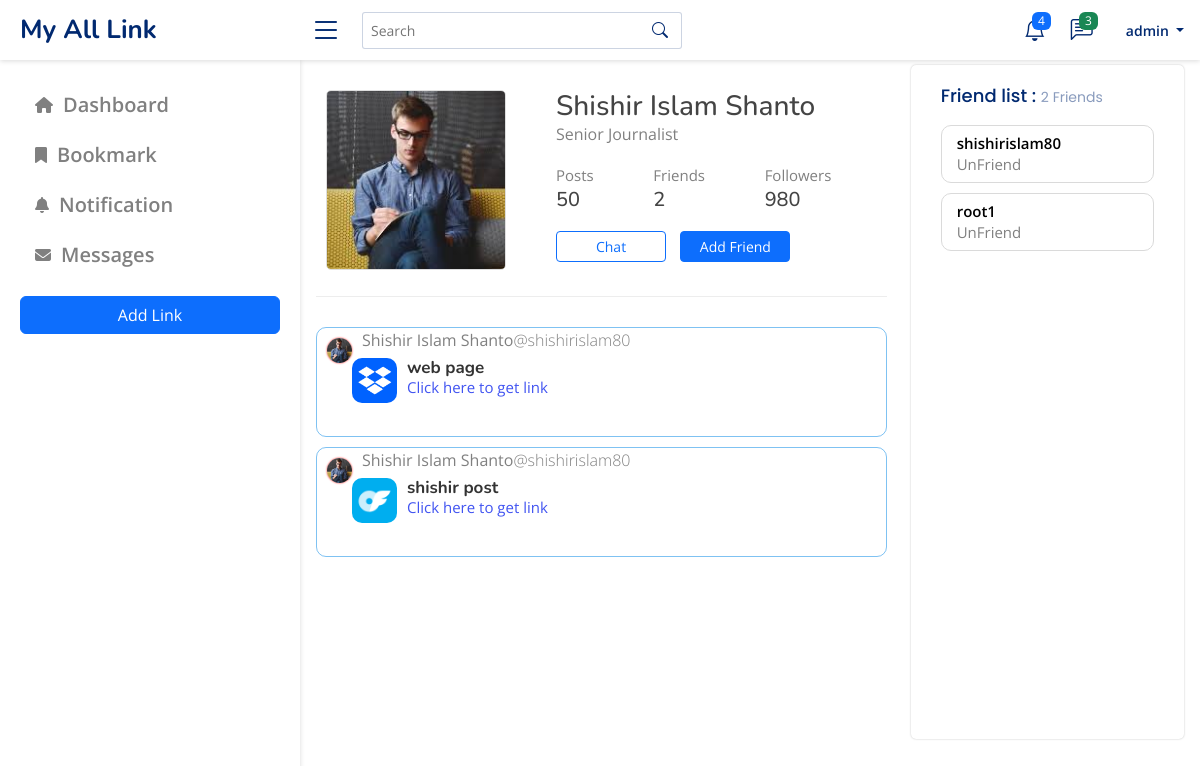
The page /feed/profile/13 (signed in) on the database its author committed.
### login/models.py (models this page shows)
class Profile(models.Model):
    user = models.OneToOneField(User, on_delete=models.CASCADE)
    friends = models.ManyToManyField(User, related_name='Friends', blank=True)
    avatar = models.ImageField(upload_to='profilePicture', blank=True)

### core/models.py (models this page shows)
class Linksmedia(models.Model):
    user = models.ForeignKey(User, on_delete=models.CASCADE, null=True)
    weblink = (
        ('Web Link', 'Web Link'),
        ('Facebook', 'Facebook'),
        ('Youtube', 'Youtube'),
        ('Twitter', 'Twitter'),
        ('Instagram', 'Instagram'),
        ('Linkedin', 'Linkedin'),
        ('Tik Tok', 'Tik Tok'),
        ('DropBox', 'DropBox'),
        ('Pinterest', 'Pinterest'),
        ('NGL', 'NGL'),
        ('Discord', 'Discord'),
        ('OnlyFans', 'OnlyFans'),
    )
    title = models.CharField(max_length=500)
    url = models.CharField(max_length=500, blank=True, null=True)
    icon = models.CharField(
        max_length=50, choices=weblink, default='Web Link')
    image = models.ImageField(upload_to="images/")
    profile = models.ForeignKey(Profile, on_delete=models.CASCADE, null=True)

### core/views.py (the view, shortened to what this page needs)
# urls.py: path('profile/<int:id>', profilepage, name="profilepage"),
def profilepage(request, id):
    if request.user.is_authenticated:
        check_profrile = Profile.objects.filter(user=request.user).exists()
        user_profile = Profile.objects.get(id=id)
        if check_profrile:
            profile = Profile.objects.get(user=request.user)
            friends = profile.friends.all()
            search_profile_post = Linksmedia.objects.filter(
                user=user_profile.user)
            context = {
                'links': LinksmediaForm,
                'posts': search_profile_post,
                'profile': profile,
                'friend_list': friends,
                'user_profile': user_profile,
            }
            return render(request, 'home/profile.html', context)
    else:
        return redirect('/')

### core/templates/home/profile.html (shortened to what this page needs)
{% extends "base/base.html" %}
{% block nav_name %} {{profile.user}} {% endblock nav_name %}
{% block body %}
<main id="main" class="main">
    <div class="container p-3">
        <div class="row">
            <div class="col-lg-8 col-sm-12">
                <div class="content_wrap">
                    <div class="profile_card d-flex align-content-center">
                        <div class="profile_picture">
                            <img src="{{user_profile.avatar.url}}" alt="">
                        </div>
                        <div class="profile_content">
                            <div class="header_">
                                <h3>{{user_profile.user.first_name}} {{user_profile.user.last_name}}</h3>
                                <p>Senior Journalist</p>
                            </div>
                            <div class="middel d-flex justify-content-between">
                                <div class="post">
                                    <p>Posts</p>
                                    <h5>50</h5>
                                </div>
                                <div class="friend_count">
                                    <p>Friends</p>
                                    <h5>{{user_profile.friends.count}}</h5>
                                </div>
                                <div class="follower_count">
                                    <p>Followers</p>
                                    <h5>980</h5>
                                </div>
                            </div>
                            <div class="bottom">
                                <a href="" class="btn btn-sm btn-outline-primary">Chat</a>
                                <a href="" class="btn btn-sm btn-primary">Add Friend</a>
                            </div>
                        </div>
                    </div>
                    <hr style="color:#b9b9b9;margin-bottom: 30px;">
                    {% if posts|length > 0 %}
                    {% for post in posts %}
                    <div class="content_card">
                        <div class="header_">
                            <div class="left_">
                                <div class="img_box">
                                    <img src="{{user_profile.avatar.url}}" alt="">
                                </div>
                                <div class="username">
                                    <p> {{user_profile.user.first_name}}
                                        {{user_profile.user.last_name}}<span>@{{user_profile.user}}</span></p>
                                </div>
                            </div>
                        </div>
                        <abbr title="{{post.url}}">
                            <div class="body d-flex">
                                <div class="icon">
                                    <img src="{{post.image.url}}" alt="{{post.image.url}}">
                                </div>
                                <div class="content_">
                                    <a href="{{post.url}}" target="_shishir">
                                        <div class="title_">
                                            <h5> {{post.title}} </h5>
                                        </div>
                                        <div class="link_">
                                            <a href="{{post.url}}" target="_shishir">
                                                Click here to get link
                                            </a>
                                        </div>
                                    </a>
                                </div>
                            </div>
                        </abbr>
                    </div>
                    {% endfor %}
                    {% else %}
                    <p class="text-center">Data empty... please add link.</p>
                    {% endif %}
                </div>
            </div>
            <div class="col-lg-4 col-sm-12 d-none d-lg-block">
                <div class="card">
                    <h5 class="card-title text-left">Friend list : <span> {{profile.friends.count}} Friends</span></h5>
                    <div class="card-body">
                        {% for friend in friend_list %}
                        <div class="follower d-flex">
                            <div class="follower_info">
                                <a href="">
                                    <p>{{friend}}</p>
                                </a>
                                <a href="friend/{{profile.id}}/{{username}}" class="btn_">UnFriend</a>
                            </div>
                        </div>
                        {% endfor %}
                    </div>
                </div>
            </div>
        </div>
    </div>
</main>
{% endblock body %}

### templates/base/base.html (shortened to what this page needs)
<!DOCTYPE html>
{% load static %}
<html lang="en">
<head>
  <link href="{% static 'base/assets/vendor/bootstrap/css/bootstrap.min.css' %}" rel="stylesheet">
  <link href="{% static 'base/assets/vendor/bootstrap-icons/bootstrap-icons.css' %}" rel="stylesheet">
  <link href="{% static 'base/assets/vendor/boxicons/css/boxicons.min.css' %}" rel="stylesheet">
  <link href="{% static 'base/assets/css/style.css' %}" rel="stylesheet">
  <link href="{% static 'base/assets/css/index.css' %}" rel="stylesheet">
</head>
<body>
  <header id="header" class="header fixed-top d-flex align-items-center">
    <div class="d-flex align-items-center justify-content-between">
      <a href="/" class="logo d-flex align-items-center">
        <span class="d-none d-lg-block">My All Link</span>
      </a>
      <i class="bi bi-list toggle-sidebar-btn"></i>
    </div>
    <div class="search-bar">
      <form class="search-form d-flex align-items-center" method="get" action="/feed/search">
        <input type="text" name="query" placeholder="Search" title="Enter search keyword">
        <button type="submit" title="Search"><i class="bi bi-search"></i></button>
      </form>
    </div>
    <nav class="header-nav ms-auto">
      <ul class="d-flex align-items-center">
        <li class="nav-item dropdown">
          <a class="nav-link nav-icon" href="#" data-bs-toggle="dropdown">
            <i class="bi bi-bell"></i>
            <span class="badge bg-primary badge-number">4</span>
          </a>
        </li>
        <li class="nav-item dropdown">
          <a class="nav-link nav-icon" href="#" data-bs-toggle="dropdown">
            <i class="bi bi-chat-left-text"></i>
            <span class="badge bg-success badge-number">3</span>
          </a>
        </li>
        <li class="nav-item dropdown pe-3">
          <a class="nav-link nav-profile d-flex align-items-center pe-0" href="#" data-bs-toggle="dropdown">
            <span class="dropdown-toggle ps-2">{% block nav_name %}{% endblock nav_name %}</span>
          </a>
        </li>
      </ul>
    </nav>
  </header>
  <aside id="sidebar" class="sidebar">
    <ul class="sidebar-nav" id="sidebar-nav">
      <li class="nav-item">
        <a class="nav-link active" href="/">
          <i class="fa-solid fa-house "></i>
          <span>Dashboard</span>
        </a>
      </li>
      <li class="nav-item">
        <a class="nav-link " href="/">
          <i class="fa-solid fa-bookmark"></i>
          <span>Bookmark</span>
        </a>
      </li>
      <li class="nav-item">
        <a class="nav-link " href="/">
          <i class="fa-solid fa-bell"></i>
          <span>Notification</span>
        </a>
      </li>
      <li class="nav-item">
        <a class="nav-link " href="/">
          <i class="fa-solid fa-envelope"></i>
          <span>Messages</span>
        </a>
      </li>
    </ul>
    <button id="model_btn" class="btn btn-primary w-100 mt-3">Add Link</button>
  </aside>
  {% block body %}{% endblock body %}
</body>
</html>

### static/base/assets/css/style.css (style rules this page uses)
:root { scroll-behavior: smooth; }
body { font-family: "Open Sans", sans-serif; color: #444444; }
a { color: #4154f1; text-decoration: none; }
h1, h2, h3, h4, h5, h6 { font-family: "Nunito", sans-serif; }
#main { margin-top: 49px; transition: all 0.3s; }
.card { border: none; border-radius: 5px; box-shadow: 0px 0px 2px rgb(0 0 0 / 25%); }
.card-title { padding: 20px 15px 0px 30px; font-size: 18px; font-weight: 500; color: #012970; font-family: "Poppins", sans-serif; text-align: left; }
.card-title span { color: #899bbd; font-size: 14px; font-weight: 400; }
.card-body { padding: 0 20px 20px 20px; height: 78vh; overflow: scroll; }
.logo { line-height: 1; }
@media (min-width: 1200px) { .logo { width: 280px; } }
.logo span { font-size: 26px; font-weight: 700; color: #012970; font-family: "Nunito", sans-serif; }
.header { transition: all 0.5s; z-index: 997; height: 60px; box-shadow: 0px 1px 5px rgb(0 0 0 / 15%); background-color: #fff; padding-left: 20px; }
.header .toggle-sidebar-btn { font-size: 32px; padding-left: 10px; cursor: pointer; color: #012970; }
.header .search-bar { min-width: 360px; padding: 0 20px; }
.header .search-form { width: 100%; }
.header .search-form input { border: 0; font-size: 14px; color: #012970; border: 1px solid rgba(1, 41, 112, 0.2); padding: 7px 38px 7px 8px; border-radius: 3px; transition: 0.3s; width: 100%; }
.header .search-form button { border: 0; padding: 0; margin-left: -30px; background: none; }
.header .search-form button i { color: #012970; }
.header-nav ul { list-style: none; }
.header-nav>ul { margin: 0; padding: 0; }
.header-nav .nav-icon { font-size: 22px; color: #012970; margin-right: 25px; position: relative; }
.header-nav .nav-profile { color: #012970; }
.header-nav .nav-profile span { font-size: 14px; font-weight: 600; }
.header-nav .badge-number { position: absolute; inset: -2px -5px auto auto; font-weight: normal; font-size: 12px; padding: 3px 6px; }
.sidebar { position: fixed; top: 60px; left: 0; bottom: 0; width: 300px; z-index: 996; transition: all 0.3s; padding: 20px; overflow-y: auto; scrollbar-width: thin; scrollbar-color: #aab7cf transparent; box-shadow: 0px 0px 5px rgb(0 0 0 / 15%); background-color: #fff; }
@media (min-width: 1200px) { #main, #footer { margin-left: 300px; } }
.sidebar-nav { padding: 0; margin: 0; list-style: none; }
.sidebar-nav li { padding: 0; margin: 0; list-style: none; }
.sidebar-nav .nav-link { display: flex; align-items: center; font-size: 20px; font-weight: 600; color: gray; transition: 0.3; padding: 10px 15px; border-radius: 4px; }
.sidebar-nav .nav-link i { font-size: 16px; margin-right: 10px; color: gray; }

### rows shown on the page
Profile: user "admin", friends.count "2"
Profile: avatar (picture), user.first_name "Shishir Islam", user.last_name "Shanto", friends.count "2", user "shishirislam80"
Linksmedia: avatar (picture), image (picture), title "web page"
Linksmedia: avatar (picture), image (picture), title "shishir post"

### other values the page prints
{{ friend }} "shishirislam80"
{{ friend }} "root1"
